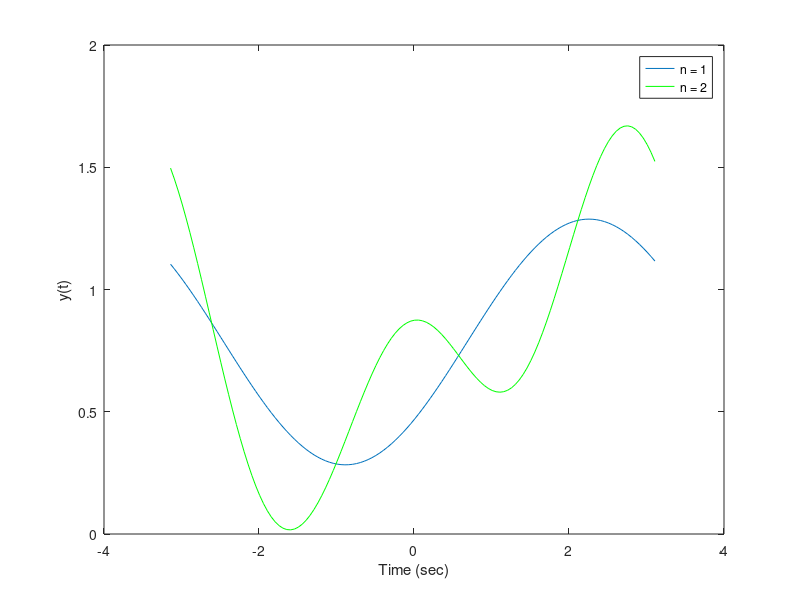

The MATLAB source for this figure:
clf % to clear the screen
t=-pi:.05:pi;
y_for_n_1 = .7854 - (2/pi)*(.7071)*cos(t - .7854) + ...
.7071*cos(t-pi/2);
y_for_n_2=.7854 - (2/pi)*(.7071)*cos(t-.7854)-...
-(2/(9*pi))*.3162*cos(3*t - 1.249)+...
.7071*cos(t-pi/2)-.4472*cos(2*t-pi/2-1.1071);
plot(t, y_for_n_1, '-' ,t, y_for_n_2, 'g');
xlabel('Time (sec)');
ylabel('y(t)');
legend('n = 1', 'n = 2');
